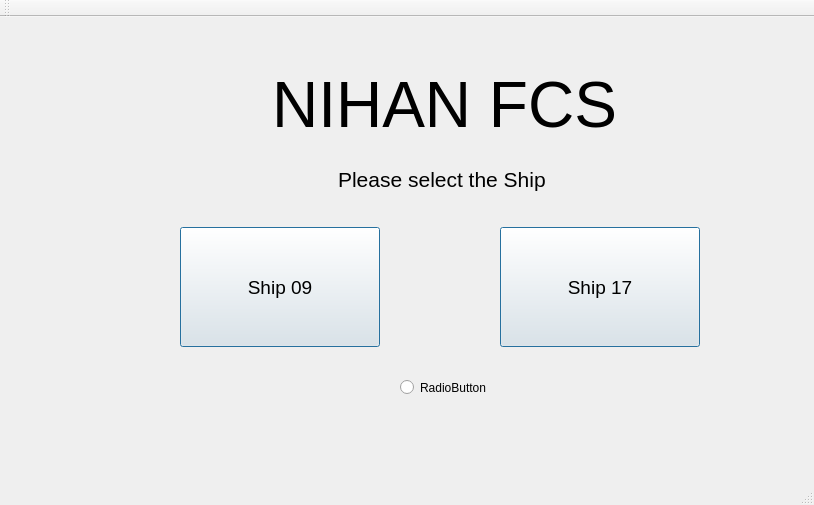
<?xml version="1.0" encoding="UTF-8"?>
<ui version="4.0">
 <class>MainWindow</class>
 <widget class="QMainWindow" name="MainWindow">
  <property name="geometry">
   <rect>
    <x>0</x>
    <y>0</y>
    <width>814</width>
    <height>505</height>
   </rect>
  </property>
  <property name="windowTitle">
   <string>FCS SIMULATOR</string>
  </property>
  <property name="styleSheet">
   <string notr="true"/>
  </property>
  <widget class="QWidget" name="centralWidget">
   <widget class="QLabel" name="label_2">
    <property name="geometry">
     <rect>
      <x>270</x>
      <y>50</y>
      <width>349</width>
      <height>76</height>
     </rect>
    </property>
    <property name="font">
     <font>
      <pointsize>48</pointsize>
     </font>
    </property>
    <property name="text">
     <string>NIHAN FCS</string>
    </property>
    <property name="alignment">
     <set>Qt::AlignCenter</set>
    </property>
   </widget>
   <widget class="QLabel" name="label">
    <property name="geometry">
     <rect>
      <x>320</x>
      <y>150</y>
      <width>238</width>
      <height>25</height>
     </rect>
    </property>
    <property name="font">
     <font>
      <pointsize>16</pointsize>
     </font>
    </property>
    <property name="text">
     <string> Please select the Ship</string>
    </property>
    <property name="alignment">
     <set>Qt::AlignCenter</set>
    </property>
   </widget>
   <widget class="QPushButton" name="btn_ship17">
    <property name="geometry">
     <rect>
      <x>500</x>
      <y>210</y>
      <width>200</width>
      <height>120</height>
     </rect>
    </property>
    <property name="font">
     <font>
      <pointsize>14</pointsize>
     </font>
    </property>
    <property name="text">
     <string>Ship 17</string>
    </property>
    <property name="default">
     <bool>true</bool>
    </property>
   </widget>
   <widget class="QPushButton" name="btn_ship09">
    <property name="enabled">
     <bool>true</bool>
    </property>
    <property name="geometry">
     <rect>
      <x>180</x>
      <y>210</y>
      <width>200</width>
      <height>120</height>
     </rect>
    </property>
    <property name="sizePolicy">
     <sizepolicy hsizetype="Minimum" vsizetype="Fixed">
      <horstretch>0</horstretch>
      <verstretch>0</verstretch>
     </sizepolicy>
    </property>
    <property name="baseSize">
     <size>
      <width>0</width>
      <height>0</height>
     </size>
    </property>
    <property name="font">
     <font>
      <pointsize>14</pointsize>
     </font>
    </property>
    <property name="text">
     <string>Ship 09</string>
    </property>
    <property name="iconSize">
     <size>
      <width>16</width>
      <height>16</height>
     </size>
    </property>
    <property name="autoRepeatDelay">
     <number>300</number>
    </property>
    <property name="autoRepeatInterval">
     <number>100</number>
    </property>
    <property name="default">
     <bool>true</bool>
    </property>
   </widget>
   <widget class="QRadioButton" name="radioButton">
    <property name="geometry">
     <rect>
      <x>400</x>
      <y>360</y>
      <width>100</width>
      <height>21</height>
     </rect>
    </property>
    <property name="text">
     <string>RadioButton</string>
    </property>
   </widget>
  </widget>
  <widget class="QMenuBar" name="menuBar">
   <property name="geometry">
    <rect>
     <x>0</x>
     <y>0</y>
     <width>814</width>
     <height>20</height>
    </rect>
   </property>
  </widget>
  <widget class="QToolBar" name="mainToolBar">
   <attribute name="toolBarArea">
    <enum>TopToolBarArea</enum>
   </attribute>
   <attribute name="toolBarBreak">
    <bool>false</bool>
   </attribute>
  </widget>
  <widget class="QStatusBar" name="statusBar"/>
 </widget>
 <layoutdefault spacing="6" margin="11"/>
 <resources/>
 <connections/>
</ui>
